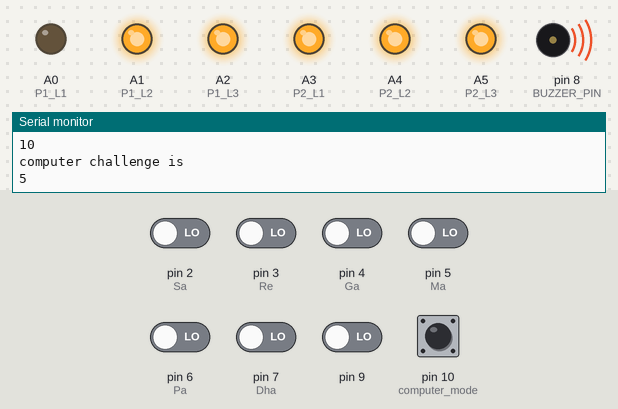
Recording of a sketch running on a simulated Arduino Uno, built with avr-gcc and run on an emulated ATmega328P. Shown: output pins drawn as LEDs (lit = HIGH), buzzer (waves = sounding), the last lines printed to the serial monitor. Inputs (shaded band) come from the test bench; at power-on: pin 10 (computer_mode) HIGH, pin 2 (Sa), pin 3 (Re), pin 4 (Ga), pin 5 (Ma), pin 6 (Pa), pin 7 (Dha), pin 9 LOW. Random numbers use the default seed unless the sketch sets one.

Above: at 8.8 s.
8.9 s: pin 3 (Re) driven HIGH
At 16.7 s:
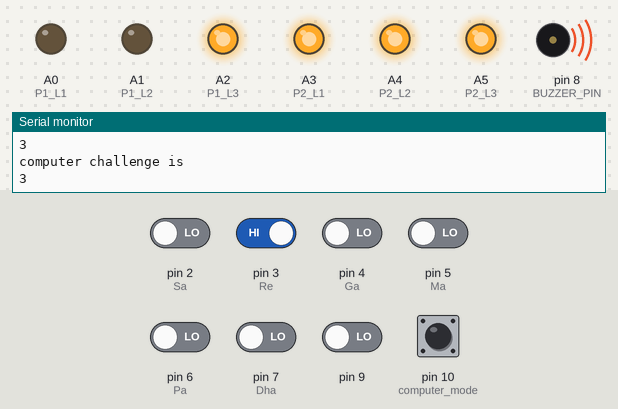
22.9 s: pin 10 (computer_mode) pulled LOW for 3 s
At 32.5 s:
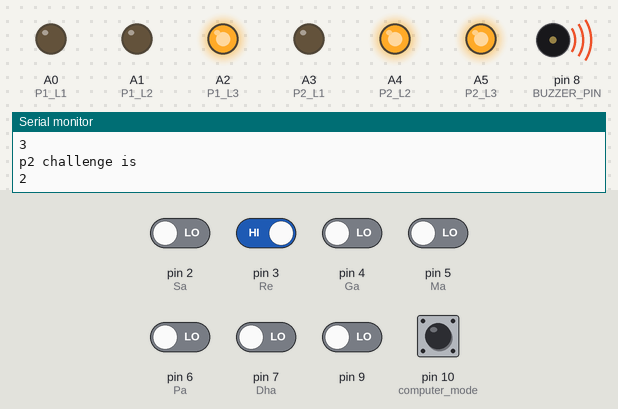
39.9 s: pin 10 (computer_mode) driven LOW
At 41.3 s:
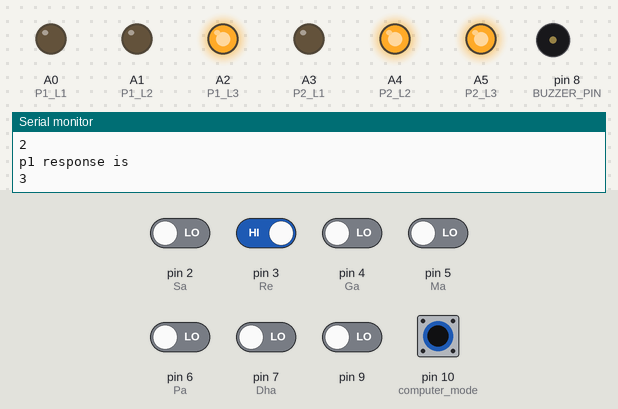
44.7 s: pin 10 (computer_mode) driven HIGH
55.5 s: pin 2 (Sa) driven HIGH
Timing chart, 0 to 102.5 s (numbered marks = the images above; inputs shaded):
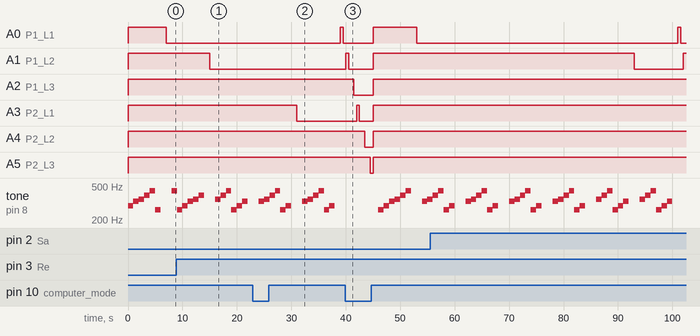

The sketch:

arduino.ino
```cpp
#define BUZZER_PIN 8

#define Sa 2
#define Re 3
#define Ga 4
#define Ma 5
#define Pa 6
#define Dha 7

#define P1_L1 A0
#define P1_L2 A1
#define P1_L3 A2
#define P2_L1 A3
#define P2_L2 A4
#define P2_L3 A5

#define computer_mode 10

int melody[] = {262, 294, 330, 349, 392, 440};
int noteDuration = 1000;

void setup() {

  randomSeed(analogRead(0));
  // pinMode(IR_SENSOR_PIN_1, INPUT);
  // pinMode(IR_SENSOR_PIN_2, INPUT);
  pinMode(BUZZER_PIN, OUTPUT);

  pinMode(Sa, INPUT);
  pinMode(Re, INPUT);
  pinMode(Ga, INPUT);
  pinMode(Ma, INPUT);
  pinMode(Pa, INPUT);
  pinMode(Dha, INPUT);

  digitalWrite(Sa, LOW);
  digitalWrite(Re, LOW);
  digitalWrite(Ga, LOW);
  digitalWrite(Ma, LOW);
  digitalWrite(Pa, LOW);
  digitalWrite(Dha, LOW);

  pinMode(P1_L1, OUTPUT);
  pinMode(P1_L2, OUTPUT);
  pinMode(P1_L3, OUTPUT);
  pinMode(P2_L1, OUTPUT);
  pinMode(P2_L2, OUTPUT);
  pinMode(P2_L3, OUTPUT);

  analogWrite(P1_L1, 255);
  analogWrite(P1_L2, 255);
  analogWrite(P1_L3, 255);
  analogWrite(P2_L1, 255);
  analogWrite(P2_L2, 255);
  analogWrite(P2_L3, 255);
  pinMode(computer_mode, INPUT);

  Serial.begin(9600);
}

void loop() {

  // int sensorValue_1 = analogRead(IR_SENSOR_PIN_1);

  // if(sensorValue_1 < 500)
  // {
  //   //blinking of led
  //   digitalWrite(P1_L1, 255);
  //   digitalWrite(P1_L2, 255);
  //   digitalWrite(P1_L3, 255);
  //   delay(500);
  //   digitalWrite(P1_L1, 0);
  //   digitalWrite(P1_L2, 0);
  //   digitalWrite(P1_L3, 0);
  //   delay(500);
  //   digitalWrite(P1_L1, 255);
  //   digitalWrite(P1_L2, 255);
  //   digitalWrite(P1_L3, 255);
  //   delay(500);

  //   //forward playing
  //   for (int j = 0; j <= 7; j++) {
  //     tone(8, melody[j]);
  //     delay(noteDuration);
  //   }

  //   noTone(8); // no tone for the duration specified by noteDuration
  //   delay(noteDuration);

  //   //revert playing
  //   for (int j = 7; j >= 0; j--) {
  //     tone(8, melody[j]);
  //     delay(noteDuration);

  //   }

  //   noTone(8); // no tone for the duration specified by noteDuration
  //   delay(noteDuration);

  //   digitalWrite(P1_L1, 255);
  //   digitalWrite(P1_L2, 255);
  //   digitalWrite(P1_L3, 255);
  //   delay(500);
  //   digitalWrite(P1_L1, 0);
  //   digitalWrite(P1_L2, 0);
  //   digitalWrite(P1_L3, 0);
  //   delay(500);
  //   digitalWrite(P1_L1, 255);
  //   digitalWrite(P1_L2, 255);
  //   digitalWrite(P1_L3, 255);
  //   delay(500);
  // }

  // int sensorValue_2 = analogRead(IR_SENSOR_PIN_2);

  // if(sensorValue_2 < 500)
  // {
  //   analogWrite(P2_L1, 255);
  //   analogWrite(P2_L2, 255);
  //   analogWrite(P2_L3, 255);
  //   delay(500);
  //   analogWrite(P2_L1, 0);
  //   analogWrite(P2_L2, 0);
  //   analogWrite(P2_L3, 0);
  //   delay(500);
  //   analogWrite(P2_L1, 255);
  //   analogWrite(P2_L2, 255);
  //   analogWrite(P2_L3, 255);
  //   delay(500);
  //   //forward playing
  //   for (int j = 0; j <= 7; j++) {
  //     tone(8, melody[j]);
  //     delay(noteDuration);

  //   }

  //   noTone(8); // no tone for the duration specified by noteDuration
  //   delay(noteDuration);

  //   //revert playing
  //   for (int j = 7; j >= 0; j--) {
  //     tone(8, melody[j]);
  //     delay(noteDuration);

  //   }

  //   noTone(8); // no tone for the duration specified by noteDuration
  //   delay(noteDuration);

  //   analogWrite(P2_L1, 255);
  //   analogWrite(P2_L2, 255);
  //   analogWrite(P2_L3, 255);
  //   delay(500);
  //   analogWrite(P2_L1, 0);
  //   analogWrite(P2_L2, 0);
  //   analogWrite(P2_L3, 0);
  //   delay(500);
  //   analogWrite(P2_L1, 255);
  //   analogWrite(P2_L2, 255);
  //   analogWrite(P2_L3, 255);
  //   delay(500);
  // }

  int computer = digitalRead(computer_mode);

  //player mode
  if(computer == 0)
  {
    //chance of player 1
    play_P1();
    delay(1000);

    //chance of player 2
    play_P2();
    delay(1000);
  }

  //computer mode
  else
  {
    play_online();
    delay(1000);
  }

}

void play_P2()
{
  //p2 chance
  int tone_1 = 0;
  int i=3;
  int count_1 = 0;
  for(; tone_1 != 1; i++)
  {
    count_1++;
    int reading = digitalRead(i);
    if(reading)
    {
      tone_1 = 1;
      break;
    }

  }

  i--;
  Serial.println("p2 challenge is ");
  Serial.println(i);

  // int p_ch = 0;
  // for(int q = A0; q <= A5; q++)
  // {
  //   if(analogRead(q) > 500)
  //   {
  //     break;
  //   }
  //   p_ch++;
  //   Serial.println(analogRead(q));
  // }
  //playing song
  for (int j = i; j <i + 6; j++) {
    tone(8, melody[j%6]);
    delay(noteDuration);

  }

  noTone(8); // no tone for the duration specified by noteDuration
  delay(noteDuration);

  //p1 response
  int tone_2 = 0;
  int k=2;
  int count_2 = 0;
  for(; tone_2 != 1; k++)
  {
    count_2++;
    int reading = digitalRead(k);
    if(reading)
    {
      tone_2 = 1;
      break;
    }

  }

  Serial.println("p1 response is ");
  Serial.println(k);

  if(k != i)
  {
    if(digitalRead(P1_L1))
    digitalWrite(P1_L1, 0);

    else if(digitalRead(P1_L2))
    digitalWrite(P1_L2, 0);


    else
    {
      digitalWrite(P1_L1, 255);
      delay(500);
      digitalWrite(P1_L1, 0);
      delay(500);
      digitalWrite(P1_L2, 255);
      delay(500);
      digitalWrite(P1_L2, 0);
      delay(500);
      digitalWrite(P1_L3, 255);
      delay(500);
      digitalWrite(P1_L3, 0);
      delay(500);
      digitalWrite(P2_L1, 255);
      delay(500);
      digitalWrite(P2_L1, 0);
      delay(500);
      digitalWrite(P2_L2, 255);
      delay(500);
      digitalWrite(P2_L2, 0);
      delay(500);
      digitalWrite(P2_L3, 255);
      delay(500);
      digitalWrite(P2_L3, 0);
      delay(500);

      //restart the game
      digitalWrite(P1_L1, 255);
      digitalWrite(P1_L2, 255);
      digitalWrite(P1_L3, 255);
      digitalWrite(P2_L1, 255);
      digitalWrite(P2_L2, 255);
      digitalWrite(P2_L3, 255);

    }
  }
}

void play_P1()
{
  //p2 chance
  int tone_1 = 0;
  int i=3;
  int count_1 = 0;
  for(; tone_1 != 1; i++)
  {
    count_1++;
    int reading = digitalRead(i);
    if(reading)
    {
      tone_1 = 1;
      break;
    }

  }

  i--;
  Serial.println("p1 challenge is ");
  Serial.println(i);

  // int p_ch = 0;
  // for(int q = A0; q <= A5; q++)
  // {
  //   if(analogRead(q) > 500)
  //   {
  //     break;
  //   }
  //   p_ch++;
  //   Serial.println(analogRead(q));
  // }
  //playing song
  for (int j = i; j <i + 6; j++) {
    tone(8, melody[j%6]);
    delay(noteDuration);

  }

  noTone(8); // no tone for the duration specified by noteDuration
  delay(noteDuration);

  //p1 response
  int tone_2 = 0;
  int k=2;
  int count_2 = 0;
  for(; tone_2 != 1; k++)
  {
    count_2++;
    int reading = digitalRead(k);
    if(reading)
    {
      tone_2 = 1;
      break;
    }

  }

  Serial.println("p2 response is ");
  Serial.println(k);

  if(k != i)
  {
    if(digitalRead(P2_L1))
    digitalWrite(P2_L1, 0);

    else if(digitalRead(P2_L2))
    digitalWrite(P2_L2, 0);

    else
        {
      digitalWrite(P1_L1, 255);
      delay(500);
      digitalWrite(P1_L1, 0);
      delay(500);
      digitalWrite(P1_L2, 255);
      delay(500);
      digitalWrite(P1_L2, 0);
      delay(500);
      digitalWrite(P1_L3, 255);
      delay(500);
      digitalWrite(P1_L3, 0);
      delay(500);
      digitalWrite(P2_L1, 255);
      delay(500);
      digitalWrite(P2_L1, 0);
      delay(500);
      digitalWrite(P2_L2, 255);
      delay(500);
      digitalWrite(P2_L2, 0);
      delay(500);
      digitalWrite(P2_L3, 255);
      delay(500);
      digitalWrite(P2_L3, 0);
      delay(500);

      //restart the game
      digitalWrite(P1_L1, 255);
      digitalWrite(P1_L2, 255);
      digitalWrite(P1_L3, 255);
      digitalWrite(P2_L1, 255);
      digitalWrite(P2_L2, 255);
      digitalWrite(P2_L3, 255);

    }
  }
}

void play_online()
{
  int p_ch = rand() % 6;
  Serial.println("computer challenge is ");
  Serial.println(p_ch);

  for (int j = p_ch; j <p_ch + 6; j++) {
    tone(8, melody[j%6]);
    delay(noteDuration);

  }

  noTone(8); // no tone for the duration specified by noteDuration
  delay(noteDuration);

  //p1 response
  int tone_2 = 0;
  int k=2;
  int count_2 = 0;
  for(; tone_2 != 1; k++)
  {
    count_2++;
    int reading = digitalRead(k);
    if(reading)
    {
      tone_2 = 1;
      break;
    }

  }

  Serial.println("player response is ");
  Serial.println(k);
  int p_re = k;

  if(p_ch != p_re)
  {
    if(digitalRead(P1_L1))
    digitalWrite(P1_L1, 0);

    else if(digitalRead(P1_L2))
    digitalWrite(P1_L2, 0);

    else
        {
      digitalWrite(P1_L1, 255);
      delay(500);
      digitalWrite(P1_L1, 0);
      delay(500);
      digitalWrite(P1_L2, 255);
      delay(500);
      digitalWrite(P1_L2, 0);
      delay(500);
      digitalWrite(P1_L3, 255);
      delay(500);
      digitalWrite(P1_L3, 0);
      delay(500);
      digitalWrite(P2_L1, 255);
      delay(500);
      digitalWrite(P2_L1, 0);
      delay(500);
      digitalWrite(P2_L2, 255);
      delay(500);
      digitalWrite(P2_L2, 0);
      delay(500);
      digitalWrite(P2_L3, 255);
      delay(500);
      digitalWrite(P2_L3, 0);
      delay(500);

      //restart the game
      digitalWrite(P1_L1, 255);
      digitalWrite(P1_L2, 255);
      digitalWrite(P1_L3, 255);
      digitalWrite(P2_L1, 255);
      digitalWrite(P2_L2, 255);
      digitalWrite(P2_L3, 255);

    }
  }
}
```

Measured:
- by itself, tone on pin 8 (BUZZER_PIN): plays 392 Hz for 1.0 s, 440 Hz for 1.0 s, 262 Hz for 1.0 s, 294 Hz for 1.0 s, 330 Hz for 1.0 s, 349 Hz for 1.0 s … (34 notes in this stretch)
